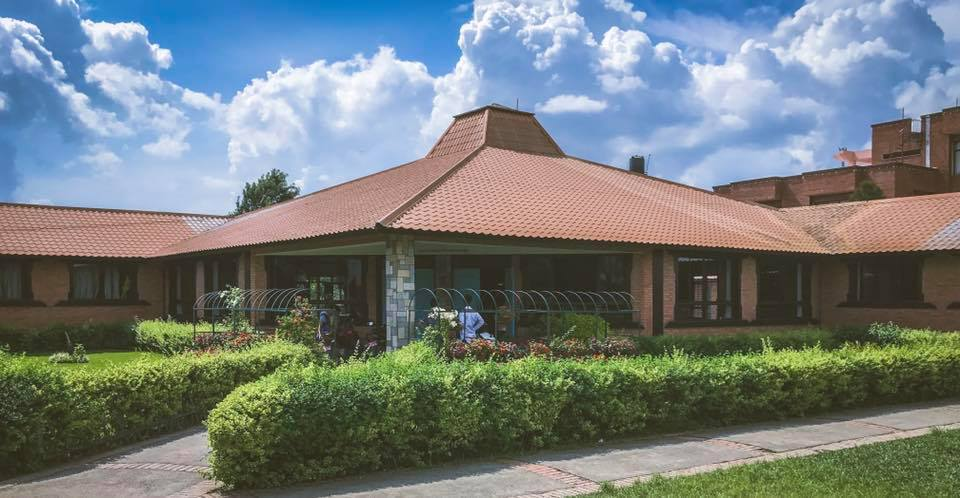
#> input picture Photos/sos.jpeg, 960 x 498 px
$ python histogram.py
#> lines starting #> are read from the running program, lines starting #| are printed output that depends on the picture; after the words box and inside, x2 and y2 are one past the last pixel; in counts of white or black regions, pixels touching at a corner belong together
import cv2 as cv
import  numpy as np
import matplotlib.pyplot as plt

img = cv.imread('Photos/sos.jpeg')
#> img is the input picture: shape (498, 960, 3); mean B, G, R 125.1, 125.6, 117
cv.imshow('SOS',img)

blank = np.zeros(img.shape[:2],dtype='uint8')

# gray = cv.cvtColor(img,cv.COLOR_BGR2GRAY)
# cv.imshow('Gray',gray)

circle = cv.circle(blank,(img.shape[1]//2,img.shape[0]//2),100,255,-1)
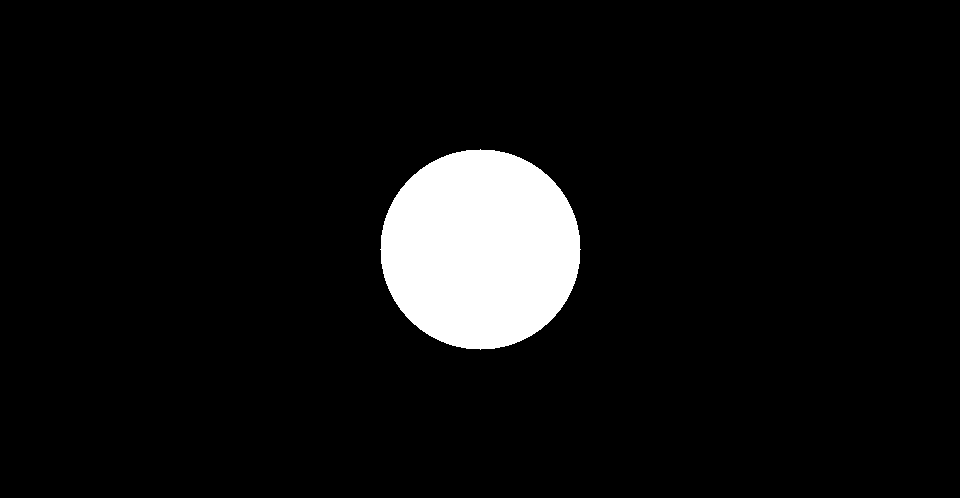
#> blank: shape (498, 960); 6.6% white; 1 white region, box (x1, y1, x2, y2) and area: (380, 149, 581, 350) 31417

mask= cv.bitwise_and(img,img,mask=circle)
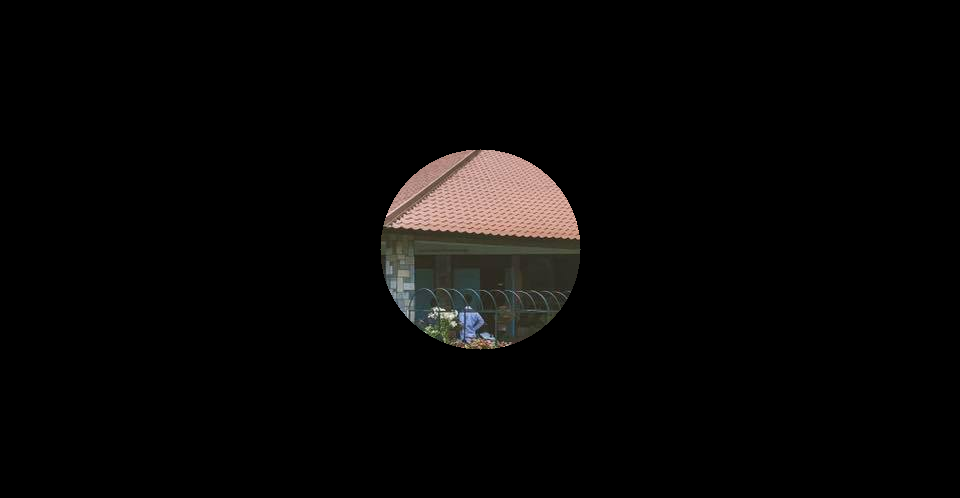
#> mask: shape (498, 960, 3); mean B, G, R 6.1, 6.7, 7.7
cv.imshow('Mask',mask)

# [12 lines of commented-out code are left out]
plt.figure()
plt.title('Colored histogram')
plt.xlabel('Bins')
plt.ylabel('# of pixels')
colors= ('b','g','r')
for i,col in enumerate(colors):
    hist = cv.calcHist([img],[i],None,[256],[0,256])
    plt.plot(hist)
    plt.xlim([0,256])

plt.show()
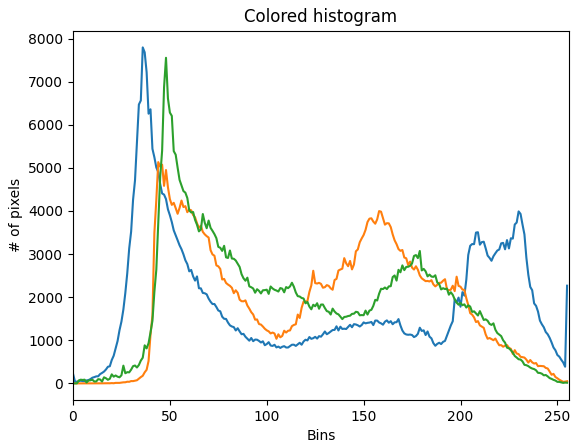
#> figure drawn by matplotlib, 1 panel; curve peaks at x = 36, y = 7795; curve peaks at x = 44, y = 5134; curve peaks at x = 48, y = 7554
cv.waitKey(0)

$ run again, with Photos/fisk.jpeg copied over Photos/sos.jpeg
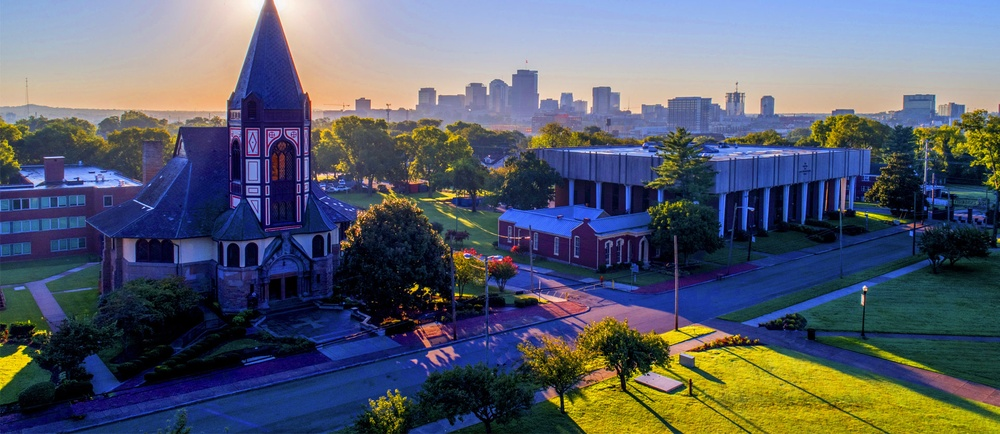
#> input picture Photos/fisk.jpeg, 1000 x 434 px, shrunk from 1920 x 833 before the run
#> img is the input picture: shape (434, 1000, 3); mean B, G, R 107.5, 92.8, 87
#> `circle = cv.circle(blank,(img.shape[1]//2,img.shape[0]//2),100,255,-1)`:
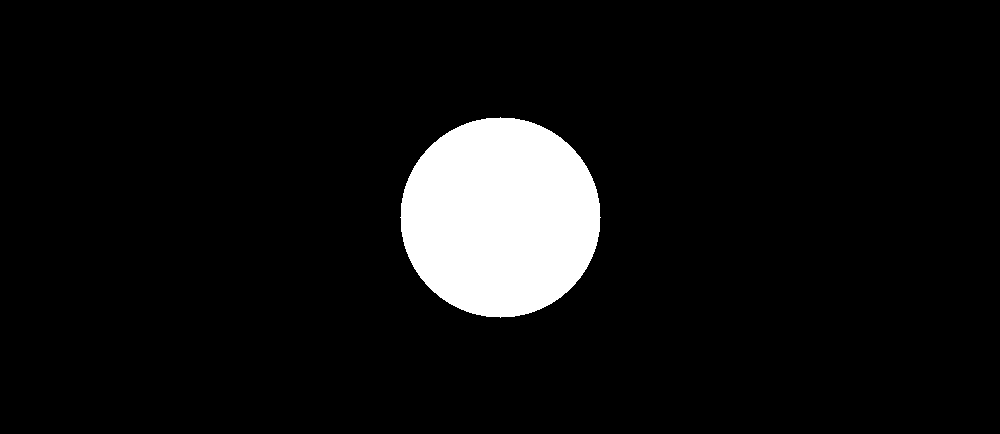
#> blank: shape (434, 1000); 7.2% white; 1 white region, box (x1, y1, x2, y2) and area: (400, 117, 601, 318) 31417
#> `plt.show()`:
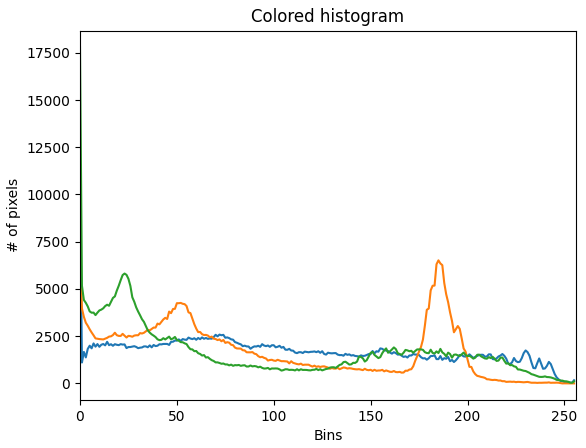
#> figure drawn by matplotlib, 1 panel; curve peaks at x = 0, y = 10652; curve peaks at x = 0, y = 6637; curve peaks at x = 0, y = 17785

$ run again, with Photos/mountains.jpeg copied over Photos/sos.jpeg
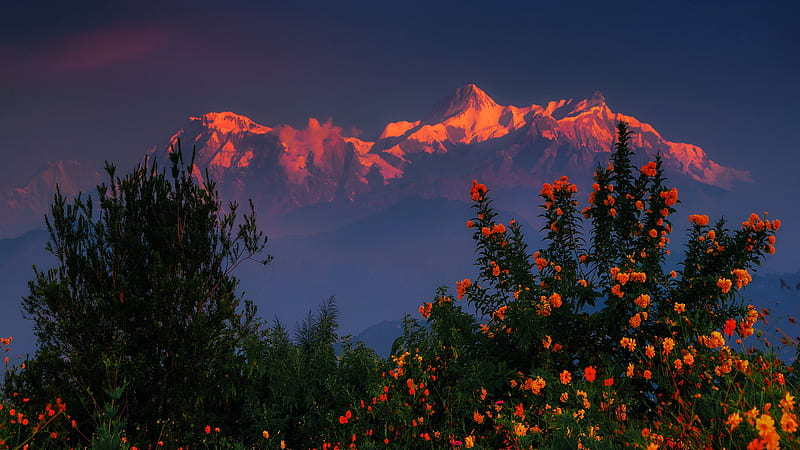
#> input picture Photos/mountains.jpeg, 800 x 450 px
#> img is the input picture: shape (450, 800, 3); mean B, G, R 57.5, 45.6, 50.2
#> `circle = cv.circle(blank,(img.shape[1]//2,img.shape[0]//2),100,255,-1)`:
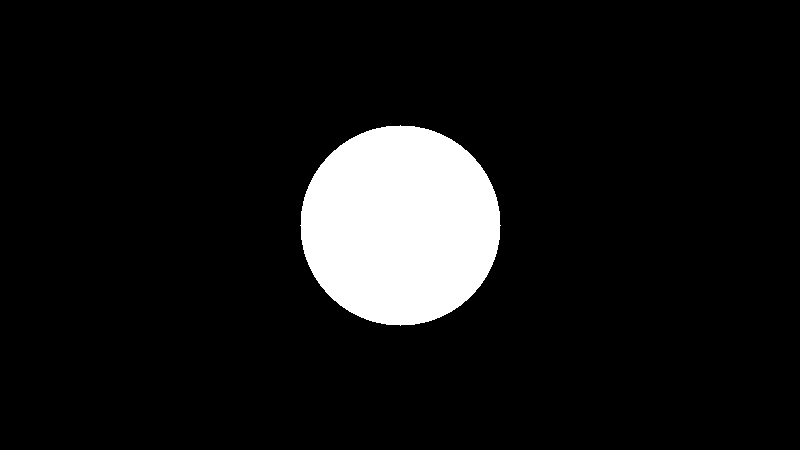
#> blank: shape (450, 800); 8.7% white; 1 white region, box (x1, y1, x2, y2) and area: (300, 125, 501, 326) 31417
#> `plt.show()`:
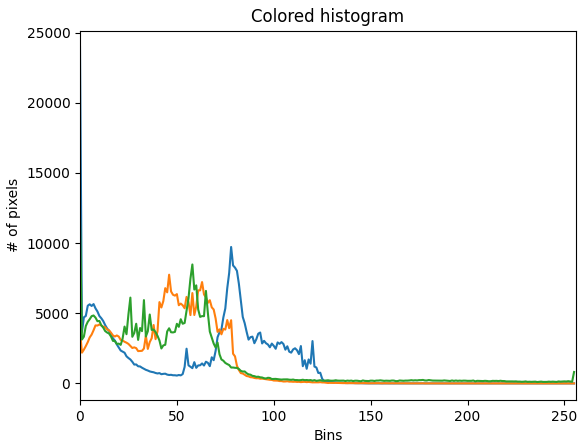
#> figure drawn by matplotlib, 1 panel; curve peaks at x = 0, y = 23949; curve peaks at x = 46, y = 7747; curve peaks at x = 0, y = 11739

$ run again, with Photos/pexels-jack-hawley-57905.jpeg copied over Photos/sos.jpeg
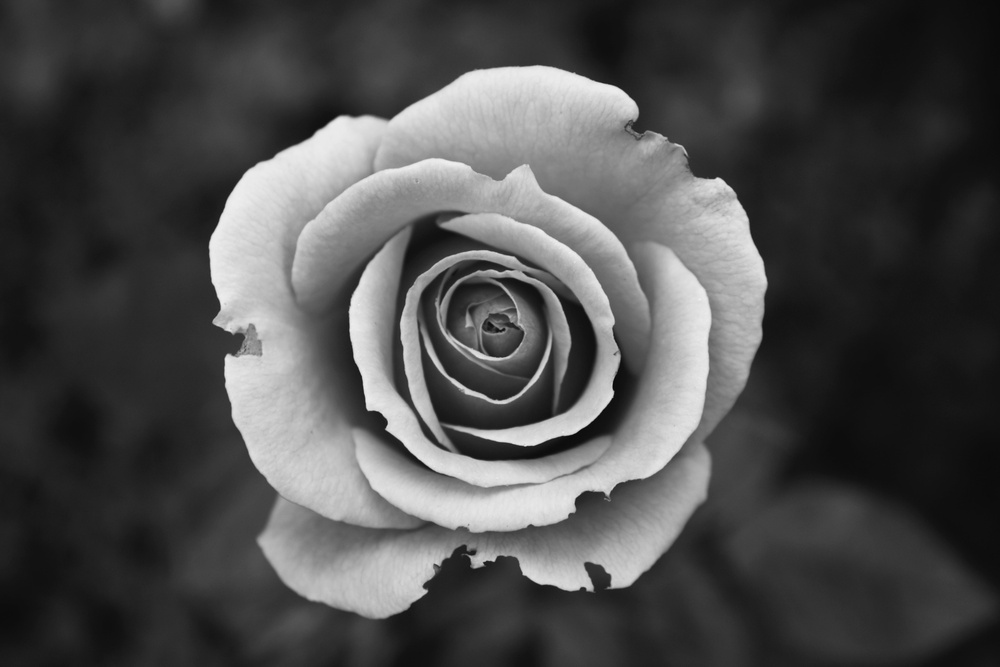
#> input picture Photos/pexels-jack-hawley-57905.jpeg, 1000 x 667 px, shrunk from 4272 x 2848 before the run
#> img is the input picture: shape (667, 1000, 3); min 5, max 240, mean 76.7
#> `circle = cv.circle(blank,(img.shape[1]//2,img.shape[0]//2),100,255,-1)`:
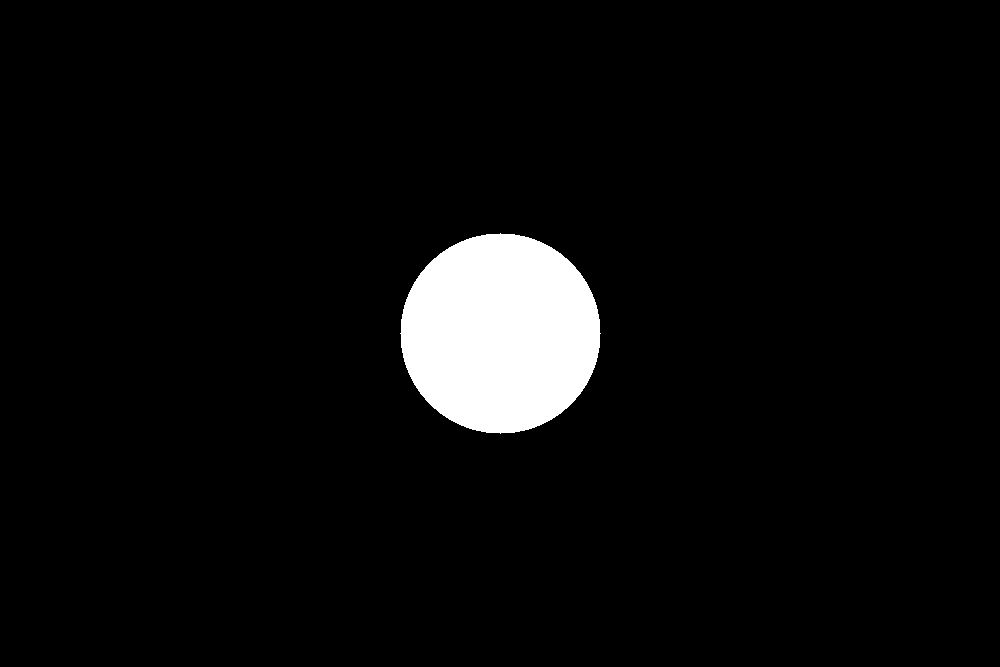
#> blank: shape (667, 1000); 4.7% white; 1 white region, box (x1, y1, x2, y2) and area: (400, 233, 601, 434) 31417
#> `plt.show()`:
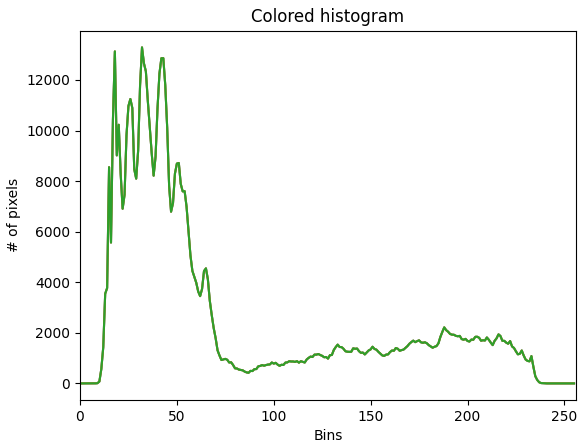
#> figure drawn by matplotlib, 1 panel; curve peaks at x = 32, y = 13286; curve peaks at x = 32, y = 13286; curve peaks at x = 32, y = 13286
